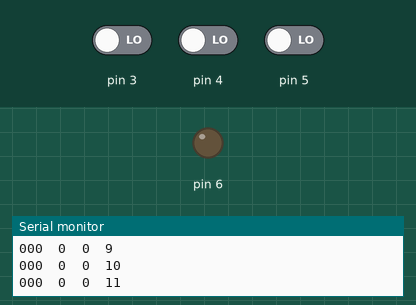
This sketch was run on a simulated Arduino Uno, built with avr-gcc and run on an emulated ATmega328P. On the bench: output pins drawn as LEDs (lit = HIGH), the last lines printed to the serial monitor. The inputs (shaded band) are chosen by the test bench; at power-on: pin 3 LOW, pin 4 LOW, pin 5 LOW.

Above: at 1.2 s.
1.3 s: pin 3 driven HIGH and pin 4 driven HIGH and pin 5 driven HIGH
At 2.6 s:
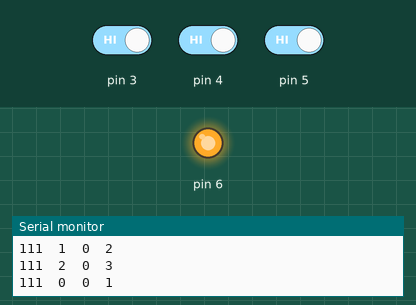
3.0 s: pin 3 driven LOW
At 4.9 s:
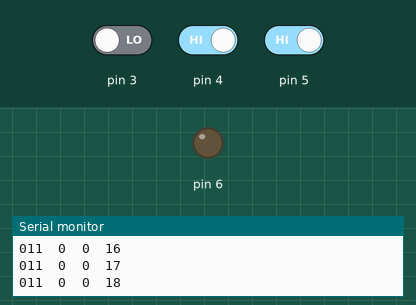
5.5 s: pin 3 driven HIGH
At 6.6 s:
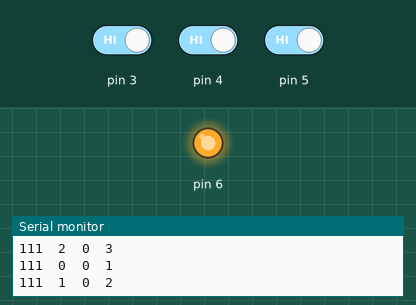
Timing chart, 0 to 8.5 s (numbered marks = the images above; inputs shaded):
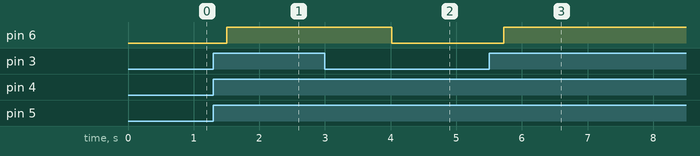

Measured:
- after the input at 1.3 s, pin 6: LOW → HIGH after 0.21 s
- after the input at 3.0 s, pin 6: HIGH → LOW after 1.0 s
- after the input at 5.5 s, pin 6: LOW → HIGH after 0.23 s

The sketch:

light_sensor.ino
```cpp
void setup() {
  // put your setup code here, to run once:
  Serial.begin(9600);
  pinMode(3,INPUT);
  pinMode(4,INPUT);
  pinMode(5,INPUT);
  pinMode(6,OUTPUT);
}
int b,w,r,pre,count,count2,preB,preW,preR;
boolean right=false;
void loop() {
  // put your main code here, to run repeatedly:

  b=digitalRead(3);
  w=digitalRead(4);
  r=digitalRead(5);
  Serial.print(b);
  Serial.print(w);
  Serial.print(r);
   Serial.print("\t");
  Serial.print(pre);
  Serial.print("\t");
  Serial.print(right);
  Serial.print("\t");
  Serial.println(count);
  if(pre==0&&b==1&&preB==0){
    pre=1;
    preB=1;
    preW=0;
    preR=0;
    count2++;
  }
  else if(pre==1&&w==1&&preW==0){
    pre=2;
    preB=0;
    preW=1;
    preR=0;
    count2++;
  }
  else if(pre==2&&r==1&&preR==0){
    right=true;
    pre=0;
    preB=0;
    preW=0;
    preR=1;
    count2++;
  }
  else{
    preB=0;
    preW=0;
    preR=0;
    if(b||w||r)
      pre=0;
  }
  if(right){
    digitalWrite(6,HIGH);
    count=0;
    right=false;
  }
  if(count==10){
    digitalWrite(6,LOW);
  }
  count++;
  if(count2==3)
    pre=0;
  delay(100);
}
```
